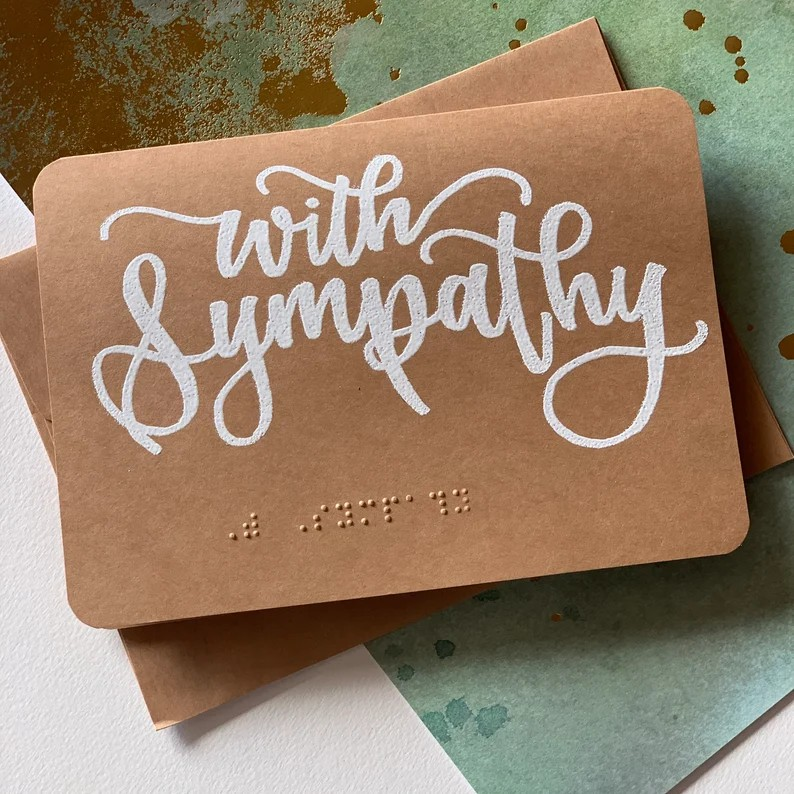
#> input picture project/data/raw/train/128.jpg, 794 x 794 px; its folder holds only this picture in this run
$ jupyter execute --allow-errors 001_exploring_dataset.ipynb
#> lines starting #> are read from the running program, lines starting #| are printed output that depends on the picture
[cell 1]
from pathlib import Path

import matplotlib.pyplot as plt
import pandas as pd
import cv2

## Información del dataset

Decidir qué dimensiones utilizar en todas las imagenes, para luego poder jugar con paddings extras y así todo encaje como se desea

### Raw

#### Test & Train

[cell 2]
data_path = Path("../data/raw/train")
imgs_path = list(data_path.rglob("*.jpg"))

data_path = Path("../data/raw/test")
imgs_path.extend(list(data_path.rglob("*.jpg")))

sizes = {"path": [], "width": [], "height": []}
for img_path in imgs_path:
    img = cv2.imread(str(img_path))
#> img is the input picture: shape (794, 794, 3); mean B, G, R 106.5, 129.4, 150.7
    sizes["path"].append(str(img_path))
    sizes["width"].append(img.shape[1])
    sizes["height"].append(img.shape[0])

[cell 3]
df = pd.DataFrame(sizes)
df["ratio"] = df["width"] / df["height"]
df

[cell 4]
df.describe()

[cell 5]
extremums = df[
    (df["height"] == df["height"].max()) |
    (df["width"] == df["width"].max()) |
    (df["width"] == df["width"].min())
]

first_subset = df[(df["height"] <= 200) & (df["width"] <= 600)]

display(extremums, first_subset)

[cell 6]
df.plot.scatter(x="width", y="height", alpha=0.5, figsize=(8, 6), grid=True)
plt.show()
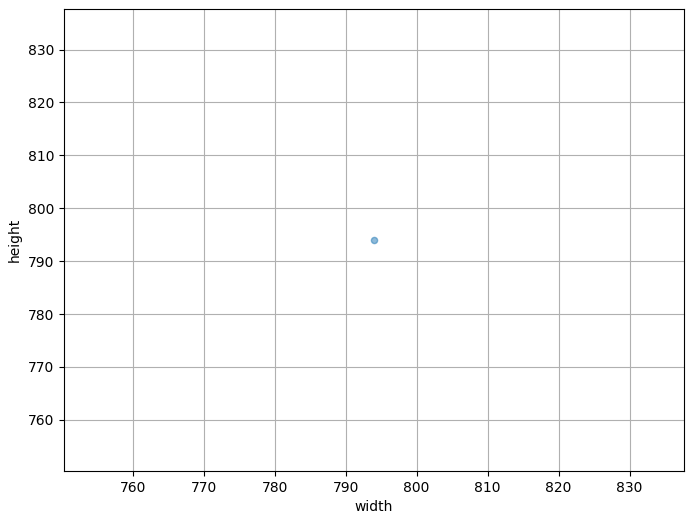
#> figure drawn by matplotlib, 1 panel

#### Character

[cell 7]
data_path = Path("../data/raw/character")
imgs_path = list(data_path.glob("*.jpg"))
sizes = {"path": [], "width": [], "height": []}
for img_path in imgs_path:
    img = cv2.imread(str(img_path))
    sizes["path"].append(str(img_path))
    sizes["width"].append(img.shape[1])
    sizes["height"].append(img.shape[0])

[cell 8]
df = pd.DataFrame(sizes)
df["ratio"] = df["width"] / df["height"]
display(df, df.describe())

[cell 9]
fig, axes = plt.subplots(1, 2, figsize=(12, 6))
df.plot.scatter(x="width", y="height", alpha=0.5, grid=True, ax=axes[0])
df["ratio"].plot.hist(x="ratio", ylabel="count", bins=255, grid=True, ax=axes[1])
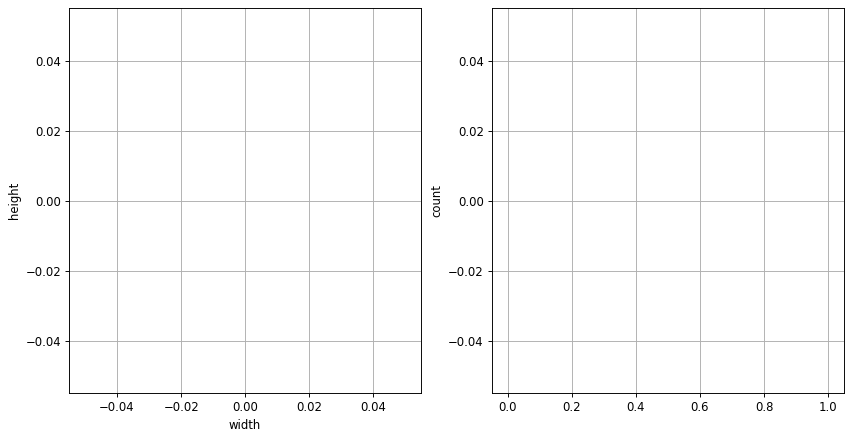
#> figure drawn by matplotlib, 2 panels

### Processed

#### Train & Test

[cell 10]
data_path = Path("../data/raw/train")
imgs_path = list(data_path.rglob("*.jpg"))

data_path = Path("../data/raw/test")
imgs_path.extend(list(data_path.rglob("*.jpg")))

sizes = {"path": [], "width": [], "height": []}
for img_path in imgs_path:
    img = cv2.imread(str(img_path))
    sizes["path"].append(str(img_path))
    sizes["width"].append(img.shape[1])
    sizes["height"].append(img.shape[0])

[cell 11]
df = pd.DataFrame(sizes)
df["ratio"] = df["width"] / df["height"]
df

[cell 12]
df.describe()

## Kaggle

Son todas imagenes de 28x28 en escala de grises

[cell 13]
data_path = Path("../data/processed/kaggle")
imgs_path = list(data_path.rglob("*.jpg"))

sizes = {"path": [], "width": [], "height": []}
for img_path in imgs_path:
    img = cv2.imread(str(img_path))
    sizes["path"].append(str(img_path))
    sizes["width"].append(img.shape[1])
    sizes["height"].append(img.shape[0])

[cell 14]
df = pd.DataFrame(sizes)
df["ratio"] = df["width"] / df["height"]
display(df, df.describe())

### Yolo

[cell 15]
import os
import sys

parent = os.path.abspath("..")
if parent not in sys.path:
    sys.path.append(parent)

#> (the rest of this cell did not finish here and is left out)

[cell 16]
data_path = Path("../data/processed/kaggle/yolo")
imgs_path = list(data_path.rglob("*.jpg"))

sizes = {"path": [], "stage": [], "label": []}
for img_path in imgs_path:
    filename = img_path.name
    sizes["path"].append(str(img_path))
    sizes["stage"].append(img_path.parents[1].name)
    sizes["label"].append(settings.get_class_name(filename))

$ run again, on project/data/raw/train/284.jpg
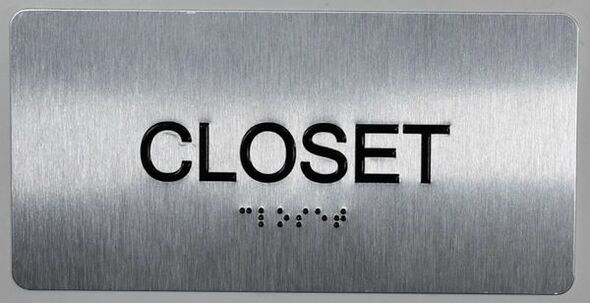
#> input picture project/data/raw/train/284.jpg, 590 x 303 px
#> img is the input picture: shape (303, 590, 3); mean B, G, R 153.4, 149.7, 147.5
#> `plt.show()`:
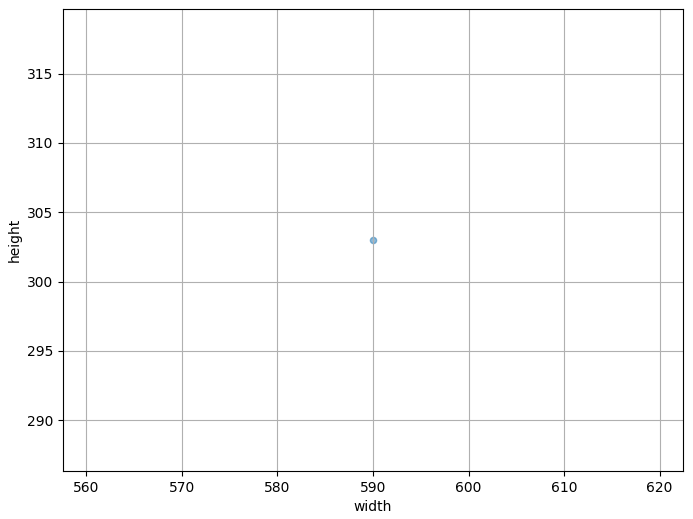
#> figure drawn by matplotlib, 1 panel

$ run again, on project/data/raw/train/4.jpg
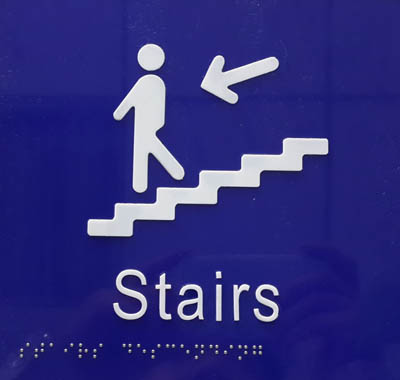
#> input picture project/data/raw/train/4.jpg, 400 x 380 px
#> img is the input picture: shape (380, 400, 3); mean B, G, R 125.8, 46.6, 48.3
#> `plt.show()`:
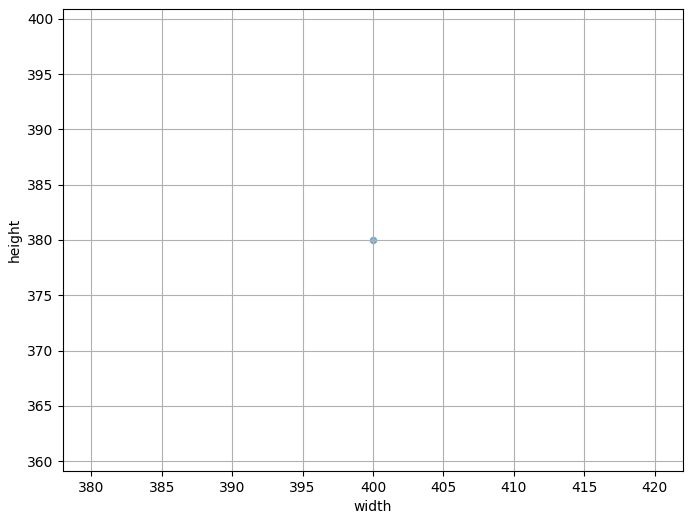
#> figure drawn by matplotlib, 1 panel

$ run again, on project/data/raw/train/406.jpg
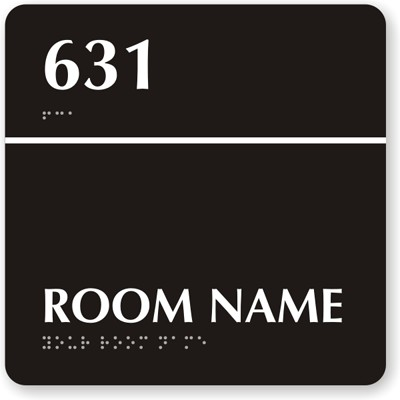
#> input picture project/data/raw/train/406.jpg, 400 x 400 px
#> img is the input picture: shape (400, 400, 3); mean B, G, R 54.8, 57.4, 61.7
#> `plt.show()`:
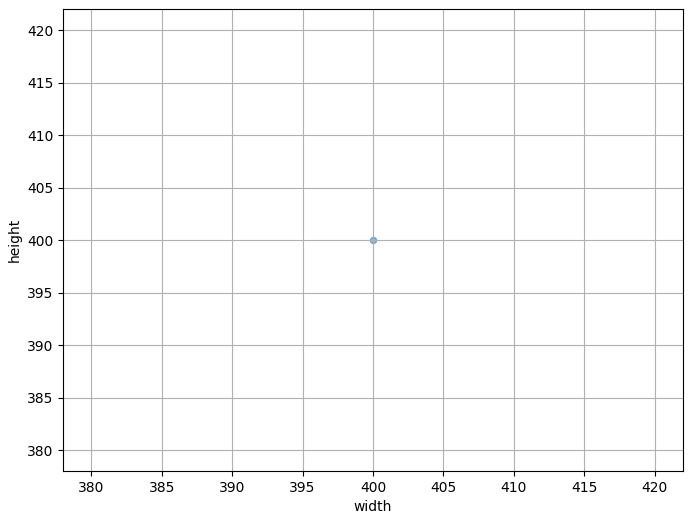
#> figure drawn by matplotlib, 1 panel

$ run again, on project/data/raw/train/223.jpg
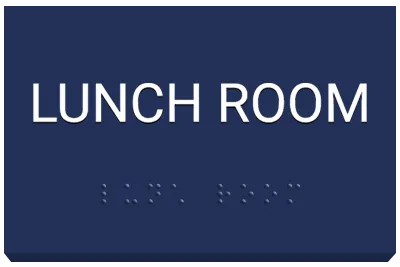
#> input picture project/data/raw/train/223.jpg, 400 x 267 px
#> img is the input picture: shape (267, 400, 3); mean B, G, R 103.8, 69.5, 57.1
#> `plt.show()`:
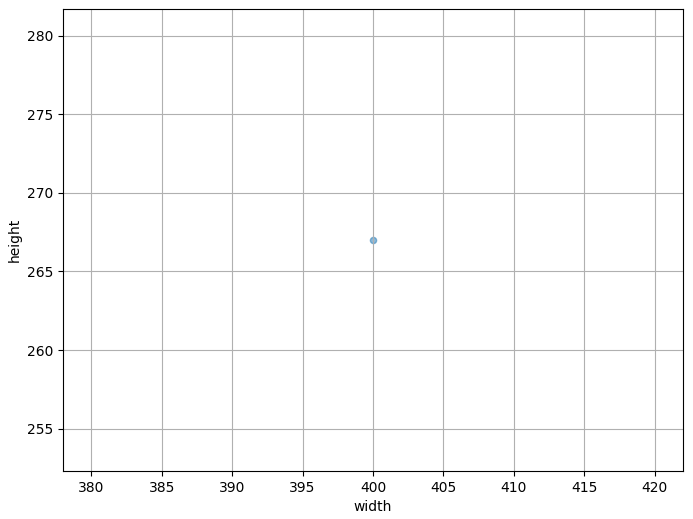
#> figure drawn by matplotlib, 1 panel
